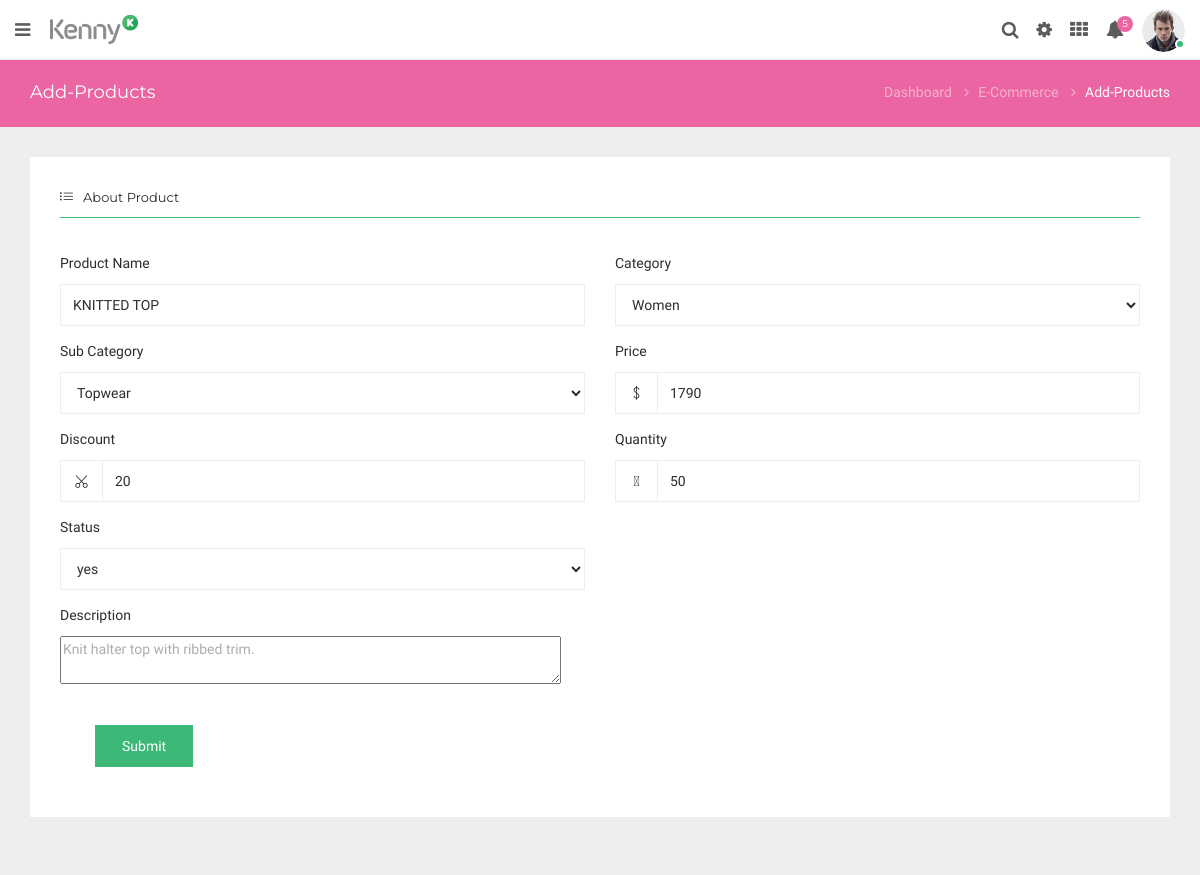
The page /theme/kenny/update_product.php?update=5 (signed in) on the database its author committed.
### tables this page shows
CREATE TABLE `product` (
  `pid` int(255) NOT NULL,
  `pname` varchar(255) NOT NULL,
  `p_category` varchar(255) NOT NULL,
  `p_subcategory` varchar(255) NOT NULL,
  `quantity` int(255) NOT NULL,
  `price` int(255) NOT NULL,
  `discount` int(255) NOT NULL,
  `size` text NOT NULL,
  `status` varchar(255) NOT NULL,
  `image` varchar(255) NOT NULL,
  `description` varchar(255) NOT NULL
);

### theme/kenny/update_product.php (the view, shortened to what this page needs)
<?php
$conn=mysqli_connect("localhost","root","","raymond");
$id=$_GET['update'];
$sql=mysqli_query($conn,"select* from product where pid='$id'");
$row=mysqli_fetch_array($sql);
?>
<!DOCTYPE html>
<html lang="en">
<head>
		<link href="dist/css/style.css" rel="stylesheet" type="text/css">
	</head>
	<body>
		<div class="wrapper">
			<nav class="navbar navbar-inverse navbar-fixed-top">
				<a id="toggle_nav_btn" class="toggle-left-nav-btn inline-block mr-20 pull-left" href="javascript:void(0);"><i class="fa fa-bars"></i></a>
				<a href="index.html"><img class="brand-img pull-left" src="dist/img/logo.png" alt="brand"/></a>
				<ul class="nav navbar-right top-nav pull-right">
					<li>
						<a href="javascript:void(0);" data-toggle="collapse" data-target="#site_navbar_search">
						<i class="fa fa-search top-nav-icon"></i>
						</a>
					</li>
					<li>
						<a id="open_right_sidebar" href="javascript:void(0);"><i class="fa fa-cog top-nav-icon"></i></a>
					</li>
					<li class="dropdown">
						<a href="#" class="dropdown-toggle" data-toggle="dropdown"><i class="fa fa-th top-nav-icon"></i></a>
					</li>
					<li class="dropdown">
						<a href="#" class="dropdown-toggle" data-toggle="dropdown"><i class="fa fa-bell top-nav-icon"></i><span class="top-nav-icon-badge">5</span></a>
					</li>
					<li class="dropdown">
						<a href="#" class="dropdown-toggle pr-0" data-toggle="dropdown"><img src="dist/img/user1.png" alt="user_auth" class="user-auth-img img-circle"/><span class="user-online-status"></span></a>
					</li>
				</ul>
			</nav>
			<div class="page-wrapper">
				<div class="container-fluid">
					<div class="row heading-bg bg-pink">
						<div class="col-lg-3 col-md-4 col-sm-4 col-xs-12">
						  <h5 class="txt-light">add-products</h5>
						</div>
						<div class="col-lg-9 col-sm-8 col-md-8 col-xs-12">
						  <ol class="breadcrumb">
							<li><a href="index.html">Dashboard</a></li>
							<li><a href="#"><span>e-commerce</span></a></li>
							<li class="active"><span>add-products</span></li>
						  </ol>
						</div>
					</div>
					<div class="row">
						<div class="col-sm-12">
							<div class="panel panel-default card-view">
								<div class="panel-wrapper collapse in">
									<div class="panel-body">
										<div class="form-wrap">
											<form method="post" enctype="multipart/form-data">
												<h6 class="txt-dark capitalize-font"><i class="icon-list mr-10"></i>about product</h6>
												<hr>
												<div class="row">
													<div class="col-md-6">
														<div class="form-group">
															<label class="control-label mb-10">Product Name</label>
															<input type="text" name="pname" value="<?php echo $row['pname']?>" class="form-control" placeholder="Rounded Chair">
														</div>
													</div>
													<div class="col-md-6">
														<div class="form-group">
															<label class="control-label mb-10">Category</label>
															<select class="form-control" data-placeholder="Choose a Category" tabindex="1" name="category" >
															<option><?php echo $row['p_category']?></option>
															</select>
														</div>
													</div>
													<div class="col-md-6">
														<div class="form-group">
															<label class="control-label mb-10">Sub Category</label>
															<select class="form-control" data-placeholder="Choose a Sub Category" tabindex="1" name="subcategory">
															<option><?php echo $row['p_subcategory']?></option>
															</select>
														</div>
													</div>
													<div class="col-md-6">
														<div class="form-group">
															<label class="control-label mb-10">Price</label>
															<div class="input-group">
																<div class="input-group-addon"><i class="ti-money"></i></div>
																<input type="text" class="form-control" name="price" placeholder="153" value="<?php echo $row['price']?>">
															</div>
														</div>
													</div>
													<div class="col-md-6">
														<div class="form-group">
															<label class="control-label mb-10">Discount</label>
															<div class="input-group">
																<div class="input-group-addon"><i class="ti-cut"></i></div>
																<input type="text" class="form-control" name="discount" placeholder="36%" value="<?php echo $row['discount']?>">
															</div>
														</div>
													</div>
													<div class="col-md-6">
														<div class="form-group">
															<label class="control-label mb-10">Quantity</label>
															<div class="input-group">
																<div class="input-group-addon"><i class="
																	ti-shopping-cart"></i></div>
																<input type="text" class="form-control" name="quantity" placeholder="153" value="<?php echo $row['quantity']?>">
															</div>
														</div>
													</div>
													<div class="col-md-6">
														<div class="form-group">
															<label class="control-label mb-10">Status</label>
															<div class="radio-list">
																<select class="form-control"  tabindex="1" name="status" value="<?php echo $row['status']?>">
																<option value="yes">yes</option>
															</select>
															</div>
														</div>
													</div>
													<div class="col-md-12">
														<div class="form-group">
															<label class="control-label mb-10">Description</label>
															<div class="input-group">
																<textarea name="description" rows="2" cols="60"><?php echo $row['description']?></textarea>
															</div>
														</div>
													</div>
												</div>
													<div class="col-md-12">
													<input type="submit" class="btn btn-success" name="submit" value="submit" style ="margin:20px;">
												</div>
												</div>
										</div>
									</div>
								</div>
							</div>
						</div>
					</div>
				</div>
			</div>
	</body>
</html>

### rows shown on the page
product: pname "KNITTED TOP", category "Women", subcategory "Topwear", price "1790", discount "20", quantity "50", status "yes", description "Knit halter top with ribbed trim."
